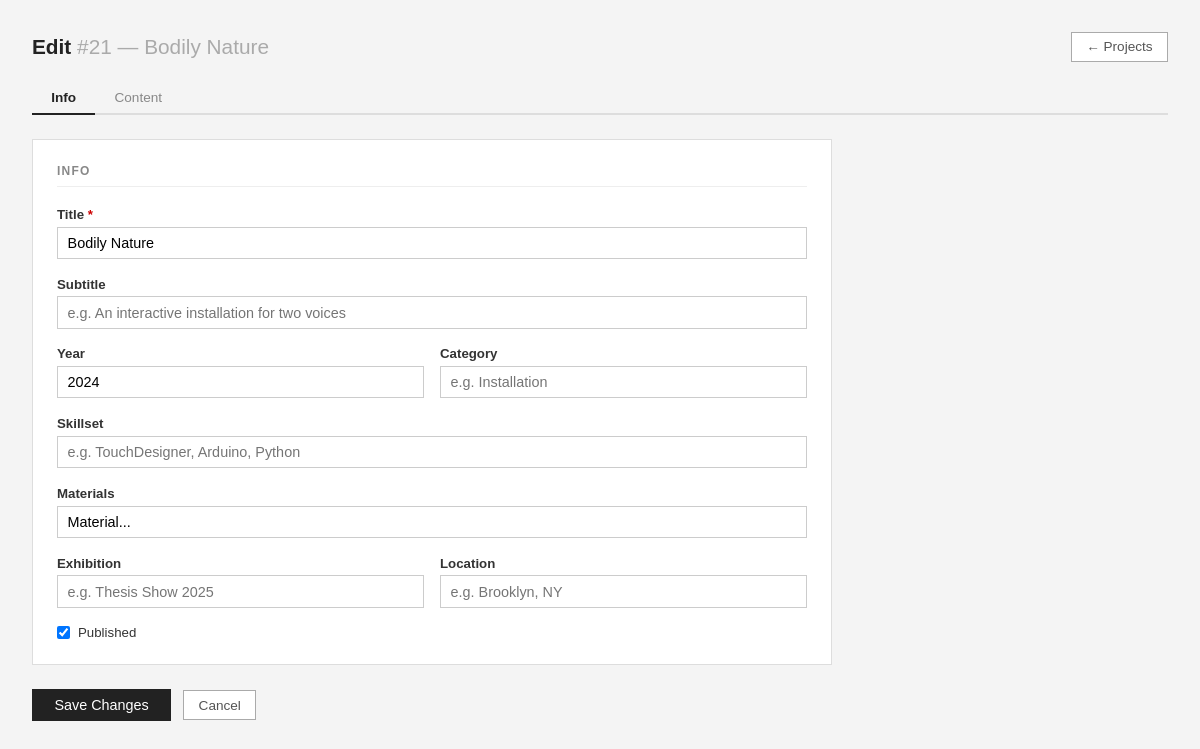
Before: /admin/project-edit.php?id=21 (signed in) with the older database file.
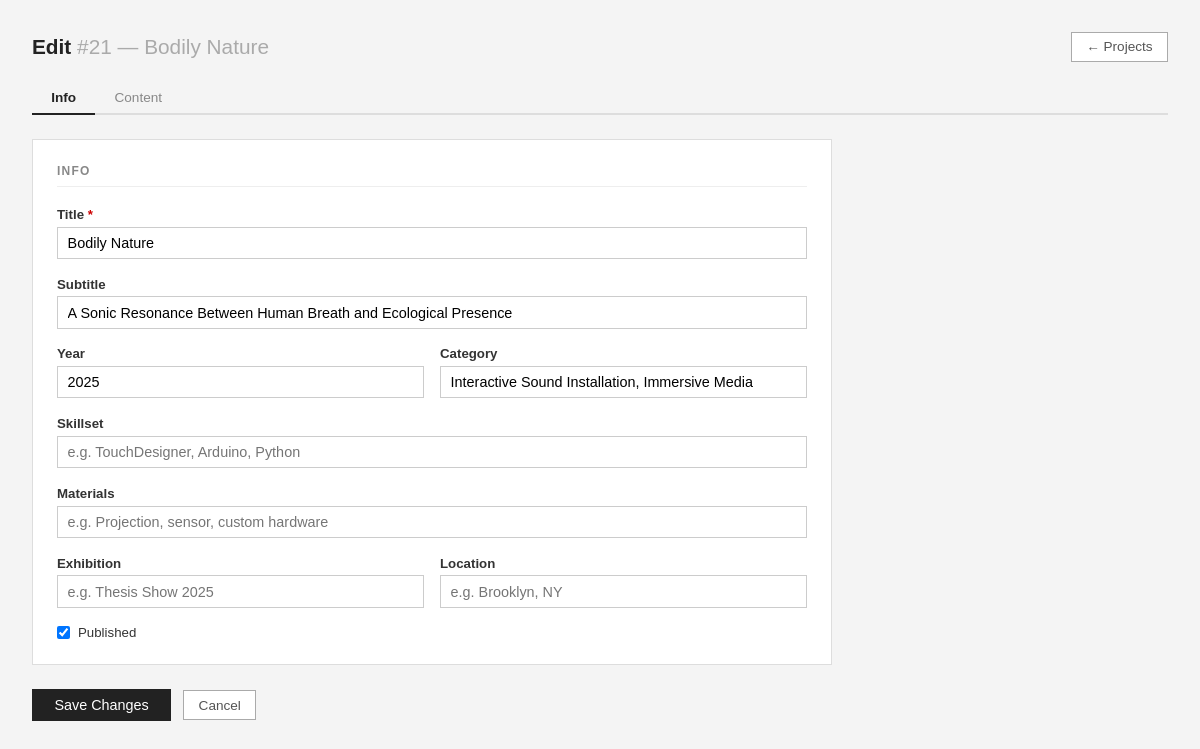
After: the same page with the newer database file.
### tables this page shows
CREATE TABLE projects (
    id INTEGER PRIMARY KEY AUTOINCREMENT,
    title TEXT,
    slug TEXT,
    immersion TEXT,
    context TEXT,
    system_text TEXT,
    interaction_text TEXT,
    material TEXT,
    reflection TEXT
, year TEXT, category TEXT, cover_image TEXT, video_url TEXT, is_published INTEGER DEFAULT 1, created_at TEXT, updated_at TEXT, edit_count INTEGER DEFAULT 0, sort_order INTEGER DEFAULT 0, skillset TEXT, exhibition TEXT, location TEXT, sections TEXT, subtitle TEXT);

### src/project-model.php (called while the page is built, shortened)
<?php
function get_project_by_id(int $id): array|false {
    $db = get_db();
    $stmt = $db->prepare("SELECT * FROM projects WHERE id = ?");
    $stmt->execute([$id]);
    return $stmt->fetch(PDO::FETCH_ASSOC);
}

### public/admin/project-edit.php (the view, shortened to what this page needs)
<?php
require_once __DIR__ . '/../../src/project-model.php';
$id      = isset($_GET['id']) ? (int) $_GET['id'] : 0;
$project = $id ? get_project_by_id($id) : false;
function hv(string $v): string { return htmlspecialchars($v, ENT_QUOTES); }
function iv(string $key, array $arr): string { return hv((string)($arr[$key] ?? '')); }
$info = [
    'title'        => $project['title']        ?? '',
    'subtitle'     => $project['subtitle']     ?? '',
    'year'         => $project['year']         ?? '',
    'category'     => $project['category']     ?? '',
    'skillset'     => $project['skillset']     ?? '',
    'material'     => $project['material']     ?? '',
    'exhibition'   => $project['exhibition']   ?? '',
    'location'     => $project['location']     ?? '',
    'video_url'    => $project['video_url']    ?? '',
    'is_published' => $project['is_published'] ?? 1,
];
$active_tab = ($_GET['tab'] ?? 'info') === 'content' ? 'content' : 'info';
?>
<!DOCTYPE html>
<html lang="en">
<head>
</head>
<body>
<div class="header">
    <h1>Edit <span style="color:#aaa;font-weight:normal">#<?= $id ?> — <?= hv($project['title']) ?></span></h1>
    <a href="/admin/dashboard.php?tab=projects" class="btn">&larr; Projects</a>
</div>
<div class="page-tabs">
    <button class="page-tab <?= $active_tab === 'info' ? 'active' : '' ?>"
            onclick="switchTab('info')">Info</button>
    <button class="page-tab <?= $active_tab === 'content' ? 'active' : '' ?>"
            onclick="switchTab('content')">Content</button>
</div>
<div class="tab-panel <?= $active_tab === 'info' ? 'active' : '' ?>" id="tab-info">
<div class="group">
    <div class="group-title">Info</div>
    <div class="field">
        <label>Title <span style="color:#c00">*</span></label>
        <input type="text" name="title" form="f-save" value="<?= iv('title', $info) ?>">
    </div>
    <div class="field">
        <label>Subtitle</label>
        <input type="text" name="subtitle" form="f-save" value="<?= iv('subtitle', $info) ?>"
               placeholder="e.g. An interactive installation for two voices">
    </div>
    <div class="two-col">
        <div class="field">
            <label>Year</label>
            <input type="text" name="year" form="f-save" value="<?= iv('year', $info) ?>" placeholder="e.g. 2024">
        </div>
        <div class="field">
            <label>Category</label>
            <input type="text" name="category" form="f-save" value="<?= iv('category', $info) ?>"
                   placeholder="e.g. Installation">
        </div>
    </div>
    <div class="field">
        <label>Skillset</label>
        <input type="text" name="skillset" form="f-save" value="<?= iv('skillset', $info) ?>"
               placeholder="e.g. TouchDesigner, Arduino, Python">
    </div>
    <div class="field">
        <label>Materials</label>
        <input type="text" name="material" form="f-save" value="<?= iv('material', $info) ?>"
               placeholder="e.g. Projection, sensor, custom hardware">
    </div>
    <div class="two-col">
        <div class="field">
            <label>Exhibition</label>
            <input type="text" name="exhibition" form="f-save" value="<?= iv('exhibition', $info) ?>"
                   placeholder="e.g. Thesis Show 2025">
        </div>
        <div class="field">
            <label>Location</label>
            <input type="text" name="location" form="f-save" value="<?= iv('location', $info) ?>"
                   placeholder="e.g. Brooklyn, NY">
        </div>
    </div>
    <div class="field">
        <div class="checkbox-row">
            <input type="checkbox" id="is_published" name="is_published" value="1"
                   form="f-save" <?= $info['is_published'] ? 'checked' : '' ?>>
            <label for="is_published">Published</label>
        </div>
    </div>
</div>
<div class="actions">
    <button type="submit" form="f-save">Save Changes</button>
    <a href="/admin/dashboard.php?tab=projects" class="btn">Cancel</a>
</div>
</div>
</body>
</html>

Changed rows visible on the page:
changed projects "Bodily Nature": subtitle (not shown) → "A Sonic Resonance Between Human Breath and Ecological Presence"; year "2024" → "2025"; category (not shown) → "Interactive Sound Installation, Immersive Media"; material "Material..." → (not shown)
